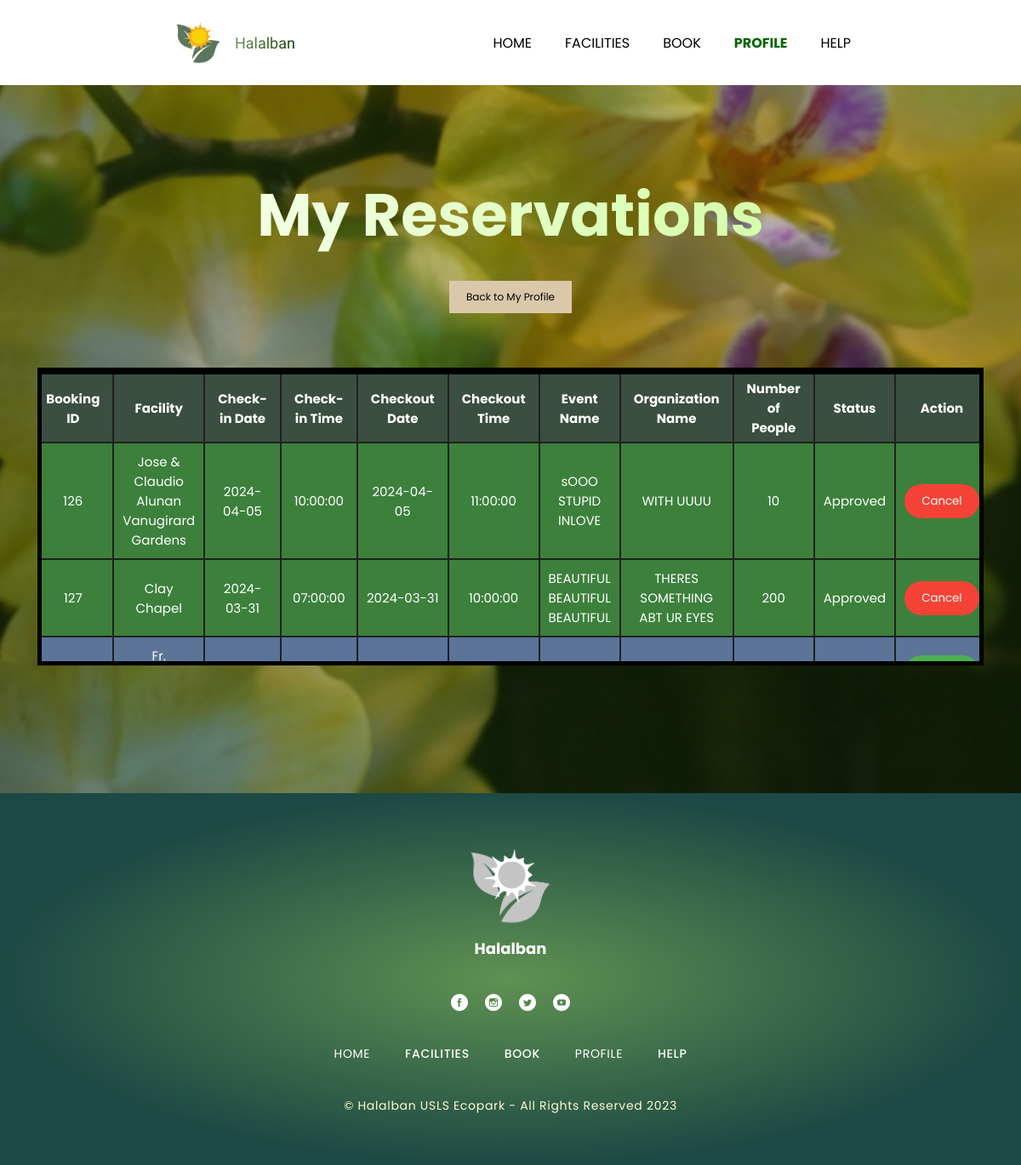
The page /view/user-reservations.php (signed in) on the database its author committed.
### tables this page shows
CREATE TABLE `bookings` (
  `booking_id` int(11) NOT NULL,
  `user_id` int(11) DEFAULT NULL,
  `facility` varchar(255) DEFAULT NULL,
  `checkin_date` date DEFAULT NULL,
  `checkin_time` time DEFAULT NULL,
  `checkout_date` date DEFAULT NULL,
  `checkout_time` time DEFAULT NULL,
  `event_name` varchar(255) DEFAULT NULL,
  `org_name` varchar(255) DEFAULT NULL,
  `num_of_ppl` int(11) DEFAULT NULL,
  `status` enum('Pending','Approved','Declined') NOT NULL DEFAULT 'Pending'
);

### model/user-reservations_model.php (called while the page is built, shortened)
<?php
include '../db_connection.php';
$email = $_SESSION['email'];
$sql_user_id = "SELECT id FROM users WHERE email = ?";
$stmt = $conn->prepare($sql_user_id);
$stmt->bind_param("s", $email);
$stmt->execute();
$result_user_id = $stmt->get_result();
if ($result_user_id && $result_user_id->num_rows > 0) {
    $row = $result_user_id->fetch_assoc();
    $user_id = $row['id'];
    $sql = "SELECT * FROM bookings WHERE user_id = ?";
    $stmt = $conn->prepare($sql);
    $stmt->bind_param("i", $user_id);
    $stmt->execute();
    $result_bookings = $stmt->get_result();
} else {
    echo "<tr><td colspan='10'>User not found</td></tr>";
}
?>

### view/user-reservations.php (the view, shortened to what this page needs)
<?php
include '../model/user-reservations_model.php';
?>
<!DOCTYPE html>
<html>
<head>
    <link rel="stylesheet" href="css/reservations.css" />
    <link rel="stylesheet" type="text/css" href="css/global.css"/>
</head>
<body>
    <div class="profile3">
        <header class="navbar">
            <div class="frameroot">
                <img class="image-3-icon" loading="eager" alt="" src="./public/image-3@2x.png" />
                <div class="halalban">Halalban</div>
            </div>
            <div class="menu">
                <a class="home" href="home.php">HOME</a>
                <a class="facilities" href="facilities.php">FACILITIES</a>
                <a class="book" href="book.php">BOOK</a>
                <a class="profile active" href="profile.php">PROFILE</a>
                <a class="help" href="help.php">HELP</a>
            </div>
        </header>
        <section class="profile5">
            <img class="halalban-home-icon" alt="" src="./public/profile-bg.png" />
            <h1 class="my-profile">My Reservations</h1>
            <div class="profile-left">
                <div class="buttons-container">
                    <a href="../view/profile.php" class="profile-link">Back to My Profile</a>
                </div>
                <div class="table-container">
                    <table>
                        <thead>
                            <tr>
                                <th>Booking ID</th>
                                <th>Facility</th>
                                <th>Check-in Date</th>
                                <th>Check-in Time</th>
                                <th>Checkout Date</th>
                                <th>Checkout Time</th>
                                <th>Event Name</th>
                                <th>Organization Name</th>
                                <th>Number of People</th>
                                <th>Status</th>
                                <th>Action</th>
                            </tr>
                        </thead>
                        <tbody>
                            <?php
                            if (isset($result_bookings) && $result_bookings->num_rows > 0) {
                                while ($row = $result_bookings->fetch_assoc()) {
                                    $statusClass = '';
                                    if ($row['status'] == 'Approved') {
                                        $statusClass = 'approved';
                                    } elseif ($row['status'] == 'Declined') {
                                        $statusClass = 'declined';
                                    } else {
                                        $statusClass = 'pending';
                                    }
                                    echo "<tr class='$statusClass'>";
                                    echo "<td>" . $row['booking_id'] . "</td>";
                                    echo "<td>" . $row['facility'] . "</td>";
                                    echo "<td>" . $row['checkin_date'] . "</td>";
                                    echo "<td>" . $row['checkin_time'] . "</td>";
                                    echo "<td>" . $row['checkout_date'] . "</td>";
                                    echo "<td>" . $row['checkout_time'] . "</td>";
                                    echo "<td>" . $row['event_name'] . "</td>";
                                    echo "<td>" . $row['org_name'] . "</td>";
                                    echo "<td>" . $row['num_of_ppl'] . "</td>";
                                    echo "<td>" . $row['status'] . "</td>";
                                    echo "<td>";
                                    if ($row['status'] != 'Approved') {
                                        echo "<a href='../view/book.php?booking_id=" . $row['booking_id'] . "&edit=true' class='edit-link'>Edit</a>";
                                    }
                                    echo "<form method='post' action='../controller/delete_booking.php'>";
                                    echo "<button type='submit' onclick='return confirm(\"Are you sure you want to cancel this booking?\")' class='cancel-button'>Cancel</button>";
                                    echo "</form>";
                                    echo "</td>";
                                    echo "</tr>";
                                }
                            } else {
                                echo "<tr><td colspan='11'>No bookings found</td></tr>";
                            }
                            ?>
                        </tbody>
                    </table>
                </div>
            </div>
        </section>
        <footer class="footer1">
            <div class="layer-0-1-parent">
                <img class="layer-0-11" loading="eager" alt="" src="./public/layer-0-1@2x.png" />
                <b class="halalban4">Halalban</b>
            </div>
            <div class="social-media-links">
                <img class="facebook-icon1" loading="eager" alt="" src="./public/facebook.svg" />
                <img class="instagram-icon1" loading="eager" alt="" src="./public/instagram.svg" />
                <img class="twitter-icon1" loading="eager" alt="" src="./public/twitter.svg" />
                <img class="youtube-icon1" loading="eager" alt="" src="./public/youtube.svg" />
            </div>
            <div class="menu3">
                <div class="home4">HOME</div>
                <div class="facilities1">FACILITIES</div>
                <div class="book5">BOOK</div>
                <div class="profile6">PROFILE</div>
                <div class="help4">HELP</div>
            </div>
            <div class="halalban-usls-ecopark1">© Halalban USLS Ecopark - All Rights Reserved 2023</div>
        </footer>
    </div>
</body>
</html>

### view/css/reservations.css (style rules this page uses)
body { font-family: 'Poppins', sans-serif; background-color: #A2D2FF; }
table { margin: -20px; width: 100%; border: 3px solid black; border-collapse: collapse; }
.table-container { border: 5px solid #000000; width: 95%; padding: 20px 0; display: flex; justify-content: center; max-height: 300px; overflow-y: auto; margin: 0 auto; }
th, td { padding: 5px 15px; border: 2px solid #202020; height: 50px; }
td { text-align: center; background-color: #466150; padding: 10px; }
tr { background-color: #3a4e41; color: white; font-size: 15px; }
th { text-align: center; font-size: 15px; }
td:nth-child(1), td:nth-child(10) { width: 5%; }
tr.approved td { background-color: rgb(60, 128, 60); }
tr.pending td { background-color: rgb(91, 116, 152); }
.edit-link { font-family: 'Poppins', sans-serif; text-decoration: none; background-color: #4CAF50; border: none; border-radius: 20px; cursor: pointer; color: white; padding: 10px 20px; display: flex; align-items: center; justify-content: center; margin-bottom: 10px; }
.cancel-button { font-family: 'Poppins', sans-serif; text-decoration: none; background-color: #f44336; border: none; border-radius: 20px; cursor: pointer; color: white; padding: 10px 20px; display: flex; align-items: center; justify-content: center; }
.halalban-home-icon { width: 100%; position: absolute; margin: 0 !important; top: -2px; max-width: 100%; overflow: hidden; height: 1100px; flex-shrink: 0; object-fit: cover; }
.my-profile { margin-top: 100px; margin-bottom: -50px; width: 1518px; position: relative; font-size: inherit; font-weight: 700; font-family: inherit; background: linear-gradient(90deg, #fff, #c7ff8e); -webkit-background-clip: text; -webkit-text-fill-color: transparent; display: inline-block; max-width: 100%; z-index: 1; }
.profile-link { appearance: none; text-decoration: none; outline: none; cursor: pointer; border: none; padding: 10px 20px; background-color: #dbc8ab; border-radius: 0px; display: inline-block; white-space: nowrap; color: rgb(0, 0, 0); font-family: 'Poppins', sans-serif; font-size: 12px; transition: background-color 0.3s ease; margin-bottom: 0px; }
.buttons-container { margin-bottom: 20px; }
.profile5, .booking-list { align-self: stretch; max-width: 100%; overflow: hidden; }
.profile5, .booking-list { background-color: #c1d1b5; display: flex; flex-direction: column; align-items: center; justify-content: center; padding: 108px 20px 150px; box-sizing: border-box; position: relative; gap: 74px; text-align: center; font-size: 70px; color: #fff; font-family: Poppins; padding-top: 100px; }
.profile-left { position: relative; width: 90%; display: flex; flex-direction: column; align-items: center; justify-content: center; gap: 44px; text-align: left; font-size: 20px; color: #fff; font-family: Poppins; }
@media screen and (max-width: 1200px) { .profile-left { min-width: 100%; } }

### rows shown on the page
bookings: booking_id "126", facility "Jose & Claudio Alunan Vanugirard Gardens", checkin_date "2024-04-05", checkin_time "10:00:00", checkout_date "2024-04-05", checkout_time "11:00:00", event_name "sOOO STUPID INLOVE", org_name "WITH UUUU", num_of_ppl "10", status "Approved"
bookings: booking_id "127", facility "Clay Chapel", checkin_date "2024-03-31", checkin_time "07:00:00", checkout_date "2024-03-31", checkout_time "10:00:00", event_name "BEAUTIFUL BEAUTIFUL BEAUTIFUL", org_name "THERES SOMETHING ABT UR EYES", num_of_ppl "200", status "Approved"
bookings: facility "Fr.…"
